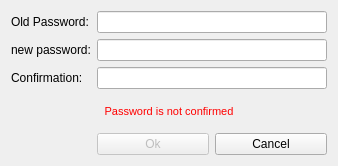
<?xml version="1.0" encoding="UTF-8"?>
<ui version="4.0">
 <class>ChangePasswordDialog</class>
 <widget class="QDialog" name="ChangePasswordDialog">
  <property name="geometry">
   <rect>
    <x>0</x>
    <y>0</y>
    <width>338</width>
    <height>166</height>
   </rect>
  </property>
  <property name="sizePolicy">
   <sizepolicy hsizetype="Fixed" vsizetype="Fixed">
    <horstretch>0</horstretch>
    <verstretch>0</verstretch>
   </sizepolicy>
  </property>
  <property name="minimumSize">
   <size>
    <width>338</width>
    <height>0</height>
   </size>
  </property>
  <property name="maximumSize">
   <size>
    <width>338</width>
    <height>16777215</height>
   </size>
  </property>
  <property name="windowTitle">
   <string>パスワードを変更する</string>
  </property>
  <layout class="QGridLayout" name="gridLayout">
   <item row="4" column="1">
    <widget class="QPushButton" name="m_okButton">
     <property name="enabled">
      <bool>false</bool>
     </property>
     <property name="text">
      <string>Ok</string>
     </property>
     <property name="default">
      <bool>true</bool>
     </property>
    </widget>
   </item>
   <item row="2" column="1" colspan="2">
    <widget class="QLineEdit" name="m_newPasswordConfirmationEdit">
     <property name="echoMode">
      <enum>QLineEdit::Password</enum>
     </property>
    </widget>
   </item>
   <item row="0" column="0">
    <widget class="QLabel" name="label_3">
     <property name="text">
      <string>Old Password:</string>
     </property>
    </widget>
   </item>
   <item row="0" column="1" colspan="2">
    <widget class="QLineEdit" name="m_oldPasswordEdit">
     <property name="echoMode">
      <enum>QLineEdit::Password</enum>
     </property>
    </widget>
   </item>
   <item row="4" column="2">
    <widget class="QPushButton" name="m_cancelButton">
     <property name="text">
      <string>Cancel</string>
     </property>
    </widget>
   </item>
   <item row="1" column="0">
    <widget class="QLabel" name="label">
     <property name="sizePolicy">
      <sizepolicy hsizetype="Maximum" vsizetype="Preferred">
       <horstretch>0</horstretch>
       <verstretch>0</verstretch>
      </sizepolicy>
     </property>
     <property name="text">
      <string>new password:</string>
     </property>
    </widget>
   </item>
   <item row="1" column="1" colspan="2">
    <widget class="QLineEdit" name="m_newPasswordEdit">
     <property name="sizePolicy">
      <sizepolicy hsizetype="Expanding" vsizetype="Fixed">
       <horstretch>0</horstretch>
       <verstretch>0</verstretch>
      </sizepolicy>
     </property>
     <property name="echoMode">
      <enum>QLineEdit::Password</enum>
     </property>
    </widget>
   </item>
   <item row="2" column="0">
    <widget class="QLabel" name="label_2">
     <property name="sizePolicy">
      <sizepolicy hsizetype="Maximum" vsizetype="Preferred">
       <horstretch>0</horstretch>
       <verstretch>0</verstretch>
      </sizepolicy>
     </property>
     <property name="text">
      <string>Confirmation:</string>
     </property>
    </widget>
   </item>
   <item row="3" column="0" colspan="3">
    <widget class="QLabel" name="m_errorLabel">
     <property name="styleSheet">
      <string notr="true">color: #ff0000; font: 11px;</string>
     </property>
     <property name="text">
      <string>Password is not confirmed</string>
     </property>
     <property name="alignment">
      <set>Qt::AlignCenter</set>
     </property>
    </widget>
   </item>
  </layout>
 </widget>
 <tabstops>
  <tabstop>m_oldPasswordEdit</tabstop>
  <tabstop>m_newPasswordEdit</tabstop>
  <tabstop>m_newPasswordConfirmationEdit</tabstop>
  <tabstop>m_okButton</tabstop>
  <tabstop>m_cancelButton</tabstop>
 </tabstops>
 <resources/>
 <connections>
  <connection>
   <sender>m_newPasswordEdit</sender>
   <signal>textChanged(QString)</signal>
   <receiver>ChangePasswordDialog</receiver>
   <slot>checkPassword(QString)</slot>
   <hints>
    <hint type="sourcelabel">
     <x>223</x>
     <y>64</y>
    </hint>
    <hint type="destinationlabel">
     <x>168</x>
     <y>82</y>
    </hint>
   </hints>
  </connection>
  <connection>
   <sender>m_newPasswordConfirmationEdit</sender>
   <signal>textChanged(QString)</signal>
   <receiver>ChangePasswordDialog</receiver>
   <slot>checkPassword(QString)</slot>
   <hints>
    <hint type="sourcelabel">
     <x>223</x>
     <y>103</y>
    </hint>
    <hint type="destinationlabel">
     <x>168</x>
     <y>82</y>
    </hint>
   </hints>
  </connection>
  <connection>
   <sender>m_okButton</sender>
   <signal>clicked()</signal>
   <receiver>ChangePasswordDialog</receiver>
   <slot>accept()</slot>
   <hints>
    <hint type="sourcelabel">
     <x>169</x>
     <y>141</y>
    </hint>
    <hint type="destinationlabel">
     <x>168</x>
     <y>82</y>
    </hint>
   </hints>
  </connection>
  <connection>
   <sender>m_cancelButton</sender>
   <signal>clicked()</signal>
   <receiver>ChangePasswordDialog</receiver>
   <slot>reject()</slot>
   <hints>
    <hint type="sourcelabel">
     <x>277</x>
     <y>141</y>
    </hint>
    <hint type="destinationlabel">
     <x>168</x>
     <y>82</y>
    </hint>
   </hints>
  </connection>
 </connections>
 <slots>
  <slot>checkPassword(QString)</slot>
 </slots>
</ui>
